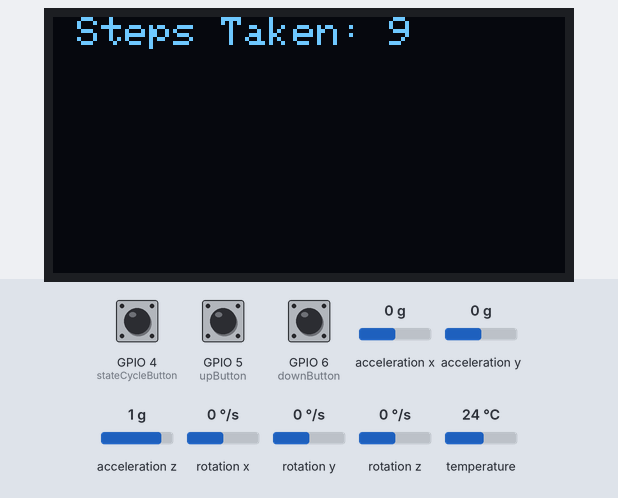
A sketch run on a simulated ESP32-S3. Parts: 128×64 one-colour display. Inputs (shaded band) come from the test bench; at power-on: GPIO 4 (stateCycleButton) LOW, GPIO 5 (upButton) LOW, GPIO 6 (downButton) LOW, acceleration x 0 g, acceleration y 0 g, acceleration z 1 g, rotation x 0 °/s, rotation y 0 °/s, rotation z 0 °/s, temperature 24 °C. What the sketch prints to the serial monitor is not drawn.

Above: at 1.2 s.
1.3 s: GPIO 4 (stateCycleButton) pulled HIGH for 0.15 s
At 2.3 s:
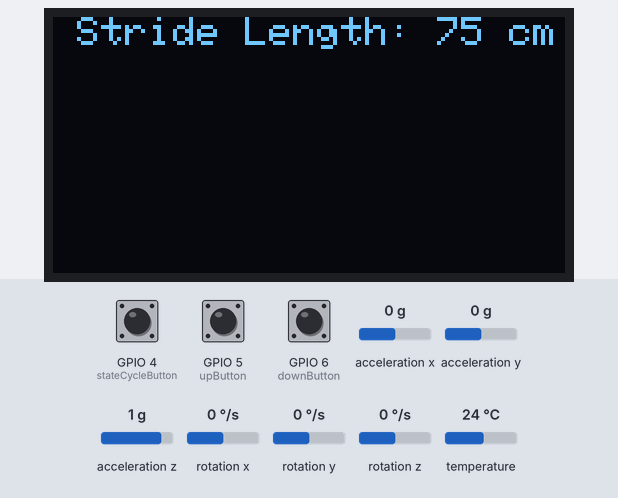
3.0 s: GPIO 4 (stateCycleButton) pulled HIGH for 1 s
At 3.29 s:
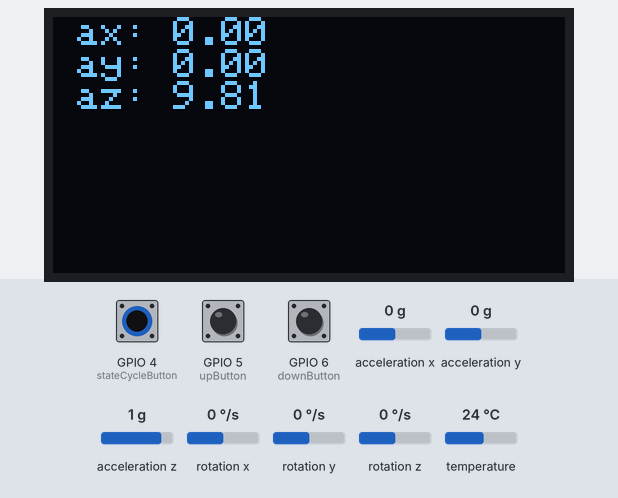
5.5 s: GPIO 5 (upButton) pulled HIGH for 3.2 s
At 9.9 s:
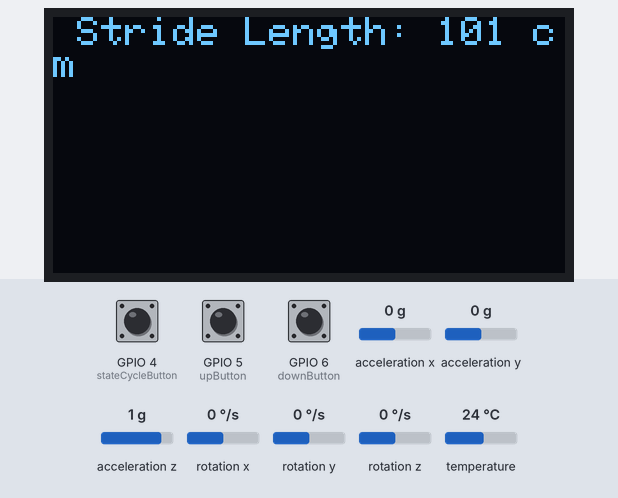
10.2 s: GPIO 5 (upButton) pulled HIGH for 0.15 s
At 11.1 s:
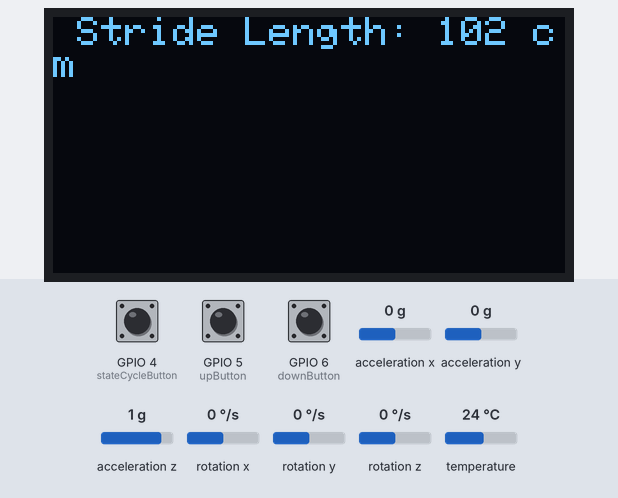
Timing chart, 0 to 12.8 s (numbered marks = the images above; inputs shaded):
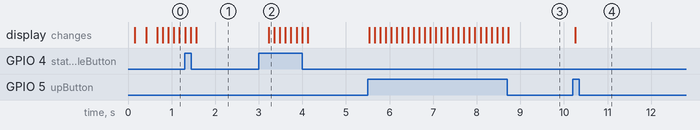

Measured:
- after the input at 1.3 s, the display: first differs from a run without the input after 0.14 s (image 1 shows a later state)
- after the input at 3.0 s, the display: changes after 0.23 s (image 2)
- after the input at 5.5 s, the display: first changes at once (image 3 shows a later state)
- after the input at 10.2 s, the display: changes after 0.06 s (image 4)

The sketch:

sketch.ino
```cpp
#include <Wire.h>
#include <Adafruit_GFX.h>
#include <Adafruit_SSD1306.h>
#include <Adafruit_MPU6050.h>

// Buttons
int stateCycleButton = 4;
int upButton = 5;
int downButton = 6;

enum machineState {
  stepsTaken,
  distanceTraveled,
  strideLength,
  rawData
};

volatile machineState currentState = stepsTaken;

// Code for OLED
constexpr int SCREEN_WIDTH = 128;
constexpr int SCREEN_HEIGHT = 64;

constexpr int SCLPin = 1;
constexpr int SDAPin = 2;

char text[32];

float stride = 75; // Average step length in cm

float xDistance;
float yDistance;
float zDistance;
float Distance;

float xVelocity;
float yVelocity;
float zVelocity;
float velocity;

float ax, ay, az;
float aTotal;

int steps = 0;

float prevTime;
float currentTime;
float dt;


Adafruit_SSD1306 display(SCREEN_WIDTH, SCREEN_HEIGHT, &Wire, -1);

Adafruit_MPU6050 mpu;

void setup() {
  // Serial Begin
  Serial.begin(115200);

  // Buttons
  pinMode(stateCycleButton, INPUT_PULLDOWN);
  pinMode(upButton, INPUT_PULLDOWN);
  pinMode(downButton, INPUT_PULLDOWN);

  // Begin I2C communication
  Wire.begin(SDAPin, SCLPin);

  // OLED Begin
  while (!display.begin(SSD1306_SWITCHCAPVCC, 0x3C)) {
    Serial.println("OLED failed");
  }
  Serial.println("OLED worked");

  display.clearDisplay();
  display.setTextSize(1);
  display.setTextColor(WHITE);

  // Accel Begin
  while (!mpu.begin()) {
    Serial.println("Accel failed");
    delay(100);
  }
  Serial.println("Accel worked");

  prevTime = millis();

}

void loop() {
  if (digitalRead(stateCycleButton)) {
    currentState = (machineState)(((int)currentState + 1) % 4);
  }
  delay(100);

  display.clearDisplay();

  // Accelerometer data
  sensors_event_t a, g, temp;
  mpu.getEvent(&a, &g, &temp);

  ax = a.acceleration.x;
  ay = a.acceleration.y;
  az = a.acceleration.z;

  currentTime = millis();
  dt = (currentTime - prevTime) / 1000.0;
  prevTime = currentTime;

  xVelocity += ax * dt;
  yVelocity += ay * dt;
  zVelocity += az * dt;

  xDistance += xVelocity * dt;
  yDistance += yVelocity * dt;
  zDistance += zVelocity * dt;

  Distance = sqrt(xDistance*xDistance + yDistance*yDistance + zDistance*zDistance);

  steps = Distance / (stride / 100);

  switch (currentState) {
    case stepsTaken:
      sprintf(text, " Steps Taken: %i", steps);

      display.setCursor(0,0);

      break;
    case distanceTraveled:
      sprintf(text, " Distance Traveled:\n %.2f m", Distance);

      display.setCursor(0,0);

      break;
    case strideLength:
      if (digitalRead(upButton)) { // each increment is one cm
        stride++;
      }
      else if (digitalRead(downButton)) {
        stride--;
      }

      sprintf(text, " Stride Length: %.0f cm", stride);

      display.setCursor(0,0);

      break;
    case rawData:
      sprintf(text, " ax: %.2f\n ay: %.2f\n az: %.2f", ax, ay, az);

      display.setCursor(0,0);

      break;
    default:
      break;
  }
  display.println(text);
  display.display();
}
```
